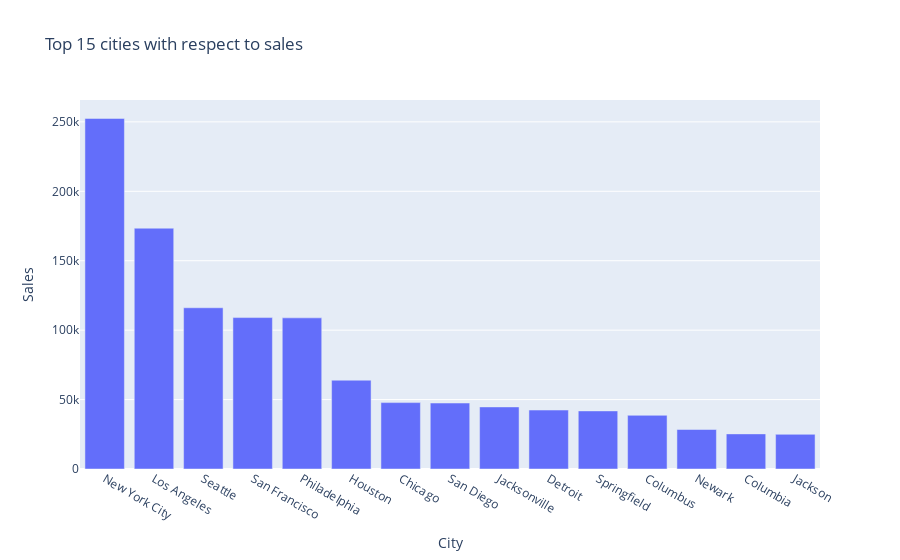

The cell this chart's notebook holds for it:
### Code cell
top_cities = df.groupby('City').sum().sort_values('Sales', ascending=False).head(15)

top_cities['Sales'] = top_cities['Sales'].round(2)
top_cities = top_cities.reset_index()

fig = px.bar(top_cities,x='City', y='Sales', title = 'Top 15 cities with respect to sales')
fig.show()

### Figure 1 — Plotly figure (JSON) as saved in the notebook; plotly's stock layout.template omitted (floating-point values rounded to 4 significant figures)
{"data": [{"alignmentgroup": "True", "hovertemplate": "City=%{x}<br>Sales=%{y}<extra></extra>", "legendgroup": "", "marker": {"color": "#636efa", "pattern": {"shape": ""}}, "name": "", "offsetgroup": "", "orientation": "v", "showlegend": false, "textposition": "auto", "type": "bar", "x": ["New York City", "Los Angeles", "Seattle", "San Francisco", "Philadelphia", "Houston", "Chicago", "San Diego", "Jacksonville", "Detroit", "Springfield", "Columbus", "Newark", "Columbia", "Jackson"], "xaxis": "x", "y": [252500.0, 173400.0, 116100.0, 109000.0, 108800.0, 63960.0, 47820.0, 47520.0, 44710.0, 42450.0, 41830.0, 38660.0, 28450.0, 25280.0, 24960.0], "yaxis": "y"}], "layout": {"barmode": "relative", "legend": {"tracegroupgap": 0}, "title": {"text": "Top 15 cities with respect to sales"}, "xaxis": {"anchor": "y", "domain": [0, 1], "title": {"text": "City"}}, "yaxis": {"anchor": "x", "domain": [0, 1], "title": {"text": "Sales"}}}}
